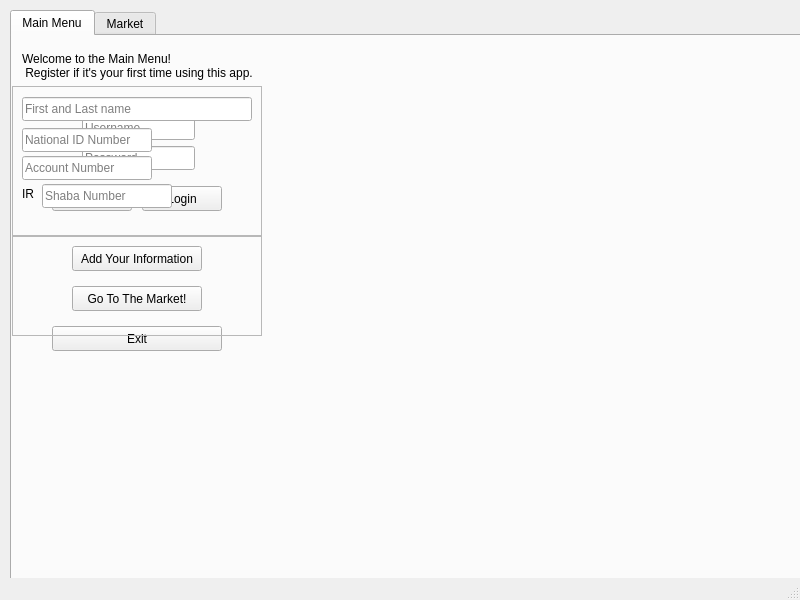
<?xml version="1.0" encoding="UTF-8"?>
<ui version="4.0">
 <class>MainWindow</class>
 <widget class="QMainWindow" name="MainWindow">
  <property name="geometry">
   <rect>
    <x>0</x>
    <y>0</y>
    <width>800</width>
    <height>600</height>
   </rect>
  </property>
  <property name="windowTitle">
   <string>MainWindow</string>
  </property>
  <widget class="QWidget" name="centralwidget">
   <widget class="QTabWidget" name="tabWidget">
    <property name="enabled">
     <bool>true</bool>
    </property>
    <property name="geometry">
     <rect>
      <x>10</x>
      <y>10</y>
      <width>801</width>
      <height>571</height>
     </rect>
    </property>
    <property name="currentIndex">
     <number>0</number>
    </property>
    <widget class="QWidget" name="tab">
     <attribute name="title">
      <string>Main Menu</string>
     </attribute>
     <widget class="QLabel" name="label1">
      <property name="geometry">
       <rect>
        <x>10</x>
        <y>10</y>
        <width>260</width>
        <height>40</height>
       </rect>
      </property>
      <property name="text">
       <string>Welcome to the Main Menu! 
 Register if it's your first time using this app.</string>
      </property>
     </widget>
     <widget class="QFrame" name="frame">
      <property name="geometry">
       <rect>
        <x>0</x>
        <y>50</y>
        <width>250</width>
        <height>150</height>
       </rect>
      </property>
      <property name="frameShape">
       <enum>QFrame::StyledPanel</enum>
      </property>
      <property name="frameShadow">
       <enum>QFrame::Raised</enum>
      </property>
      <widget class="QLineEdit" name="etUser">
       <property name="geometry">
        <rect>
         <x>70</x>
         <y>30</y>
         <width>113</width>
         <height>24</height>
        </rect>
       </property>
       <property name="inputMask">
        <string/>
       </property>
       <property name="text">
        <string/>
       </property>
       <property name="placeholderText">
        <string>Username</string>
       </property>
      </widget>
      <widget class="QLineEdit" name="etPass">
       <property name="geometry">
        <rect>
         <x>70</x>
         <y>60</y>
         <width>113</width>
         <height>24</height>
        </rect>
       </property>
       <property name="inputMask">
        <string/>
       </property>
       <property name="text">
        <string/>
       </property>
       <property name="placeholderText">
        <string>Password</string>
       </property>
      </widget>
      <widget class="QPushButton" name="btnRegister">
       <property name="geometry">
        <rect>
         <x>40</x>
         <y>100</y>
         <width>80</width>
         <height>25</height>
        </rect>
       </property>
       <property name="text">
        <string>Register</string>
       </property>
      </widget>
      <widget class="QPushButton" name="btnLogin">
       <property name="geometry">
        <rect>
         <x>130</x>
         <y>100</y>
         <width>80</width>
         <height>25</height>
        </rect>
       </property>
       <property name="text">
        <string>Login</string>
       </property>
      </widget>
     </widget>
     <widget class="QPushButton" name="btnExit">
      <property name="geometry">
       <rect>
        <x>40</x>
        <y>290</y>
        <width>170</width>
        <height>25</height>
       </rect>
      </property>
      <property name="text">
       <string>Exit</string>
      </property>
     </widget>
     <widget class="QFrame" name="frame2">
      <property name="geometry">
       <rect>
        <x>0</x>
        <y>200</y>
        <width>250</width>
        <height>100</height>
       </rect>
      </property>
      <property name="frameShape">
       <enum>QFrame::StyledPanel</enum>
      </property>
      <property name="frameShadow">
       <enum>QFrame::Raised</enum>
      </property>
      <widget class="QPushButton" name="btnInfo">
       <property name="enabled">
        <bool>true</bool>
       </property>
       <property name="geometry">
        <rect>
         <x>60</x>
         <y>10</y>
         <width>130</width>
         <height>25</height>
        </rect>
       </property>
       <property name="text">
        <string>Add Your Information</string>
       </property>
      </widget>
      <widget class="QPushButton" name="btnMarket">
       <property name="enabled">
        <bool>true</bool>
       </property>
       <property name="geometry">
        <rect>
         <x>60</x>
         <y>50</y>
         <width>130</width>
         <height>25</height>
        </rect>
       </property>
       <property name="text">
        <string>Go To The Market!</string>
       </property>
      </widget>
     </widget>
     <widget class="QFrame" name="frame3">
      <property name="geometry">
       <rect>
        <x>0</x>
        <y>50</y>
        <width>250</width>
        <height>150</height>
       </rect>
      </property>
      <property name="frameShape">
       <enum>QFrame::StyledPanel</enum>
      </property>
      <property name="frameShadow">
       <enum>QFrame::Raised</enum>
      </property>
      <widget class="QLineEdit" name="etName">
       <property name="geometry">
        <rect>
         <x>10</x>
         <y>11</y>
         <width>230</width>
         <height>24</height>
        </rect>
       </property>
       <property name="maxLength">
        <number>40</number>
       </property>
       <property name="placeholderText">
        <string>First and Last name</string>
       </property>
      </widget>
      <widget class="QLineEdit" name="etId">
       <property name="geometry">
        <rect>
         <x>10</x>
         <y>42</y>
         <width>130</width>
         <height>24</height>
        </rect>
       </property>
       <property name="maxLength">
        <number>10</number>
       </property>
       <property name="placeholderText">
        <string>National ID Number</string>
       </property>
      </widget>
      <widget class="QLineEdit" name="etShaba">
       <property name="geometry">
        <rect>
         <x>30</x>
         <y>98</y>
         <width>130</width>
         <height>24</height>
        </rect>
       </property>
       <property name="maxLength">
        <number>10</number>
       </property>
       <property name="placeholderText">
        <string>Shaba Number</string>
       </property>
      </widget>
      <widget class="QLineEdit" name="etAccNum">
       <property name="geometry">
        <rect>
         <x>10</x>
         <y>70</y>
         <width>130</width>
         <height>24</height>
        </rect>
       </property>
       <property name="maxLength">
        <number>10</number>
       </property>
       <property name="placeholderText">
        <string>Account Number</string>
       </property>
      </widget>
      <widget class="QLabel" name="label">
       <property name="geometry">
        <rect>
         <x>10</x>
         <y>100</y>
         <width>16</width>
         <height>16</height>
        </rect>
       </property>
       <property name="text">
        <string>IR</string>
       </property>
      </widget>
     </widget>
    </widget>
    <widget class="QWidget" name="tab_2">
     <attribute name="title">
      <string>Market</string>
     </attribute>
     <widget class="QLabel" name="label2">
      <property name="geometry">
       <rect>
        <x>10</x>
        <y>10</y>
        <width>250</width>
        <height>40</height>
       </rect>
      </property>
      <property name="text">
       <string>Welcome to The Market!</string>
      </property>
     </widget>
     <widget class="QPushButton" name="pushButton">
      <property name="geometry">
       <rect>
        <x>10</x>
        <y>50</y>
        <width>150</width>
        <height>25</height>
       </rect>
      </property>
      <property name="text">
       <string>Go to The Main Menu</string>
      </property>
     </widget>
    </widget>
   </widget>
  </widget>
  <widget class="QMenuBar" name="menubar">
   <property name="geometry">
    <rect>
     <x>0</x>
     <y>0</y>
     <width>800</width>
     <height>25</height>
    </rect>
   </property>
  </widget>
  <widget class="QStatusBar" name="statusbar"/>
  <action name="actionMain">
   <property name="text">
    <string>Main</string>
   </property>
  </action>
 </widget>
 <resources/>
 <connections/>
</ui>
